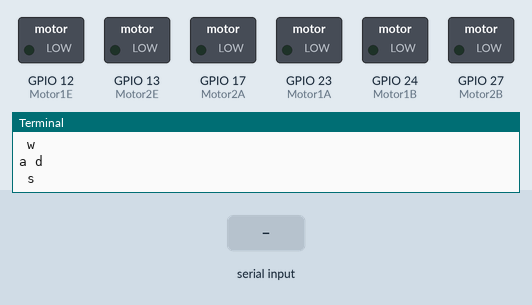
Recording of a program running on a simulated Raspberry Pi (BCM pin numbers). Parts: switched loads named in the program (green lamp = pin HIGH), the last lines printed to the terminal. Inputs (shaded band) come from the test bench.

Above: at 1.2 s.
1.3 s: "w" typed at the terminal, then Enter
At 1.6 s:
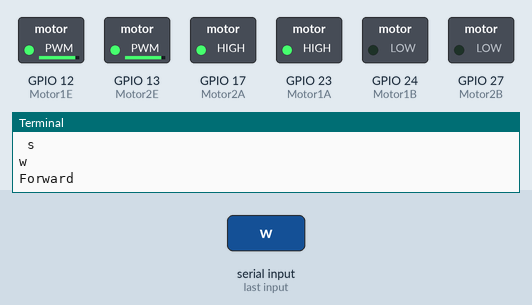
2.8 s: "s" typed at the terminal, then Enter
At 3.9 s:
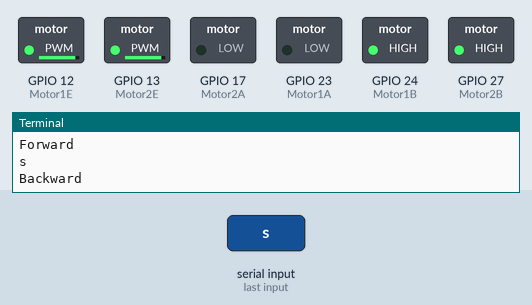
4.3 s: "d" typed at the terminal, then Enter
At 5.0 s:
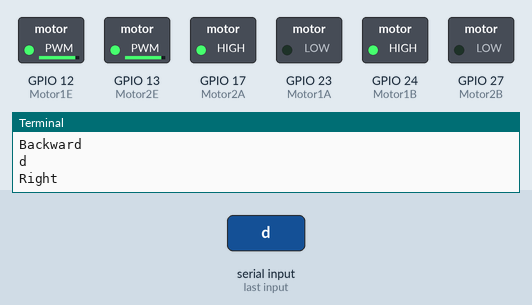
5.8 s: "a" typed at the terminal, then Enter
At 6.2 s:
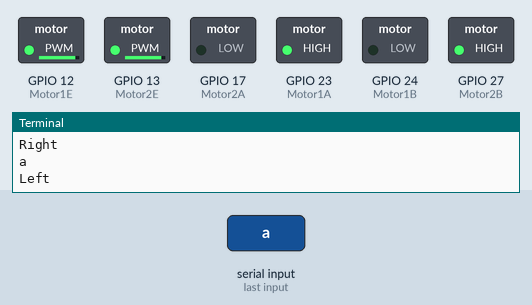
7.3 s: "e" typed at the terminal, then Enter
At 8.5 s:
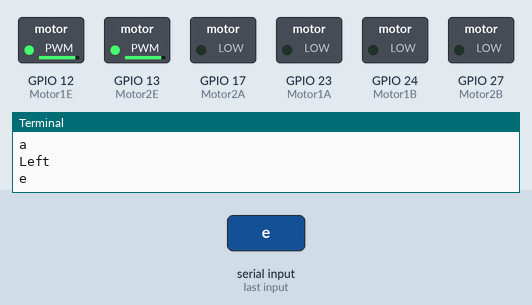
Timing chart, 0 to 9.8 s (numbered marks = the images above; inputs shaded):
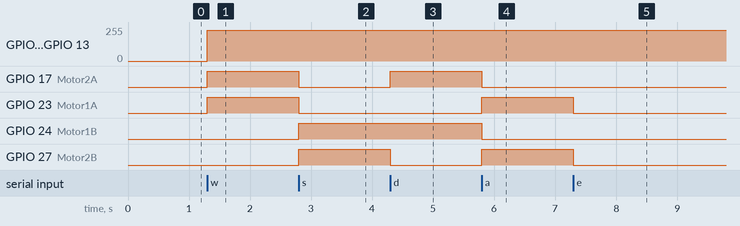

The program:

motorTeclado.py
```python
import RPi.GPIO as GPIO
from time import sleep

GPIO.setmode(GPIO.BCM)

Motor1A = 23
Motor1B = 24
Motor1E = 12
Motor2A = 17
Motor2B = 27
Motor2E = 13

GPIO.setup(Motor1E,GPIO.OUT)
GPIO.setup(Motor2E,GPIO.OUT)
GPIO.setup(Motor1A,GPIO.OUT)
GPIO.setup(Motor1B,GPIO.OUT)
GPIO.setup(Motor2A,GPIO.OUT)
GPIO.setup(Motor2B,GPIO.OUT)


print " w\na d\n s"

key = raw_input()

while(key != "q"):
        if(key == "w"):
            print "Forward"
            GPIO.output(Motor1A,GPIO.HIGH)
            GPIO.output(Motor1B,GPIO.LOW)
            GPIO.output(Motor2A,GPIO.HIGH)
            GPIO.output(Motor2B,GPIO.LOW)
            pwm1 = GPIO.PWM(Motor1E,1000)
            pwm2 = GPIO.PWM(Motor2E,1000)
            pwm1.start(90)
            pwm2.start(90)

            key = raw_input()
        elif(key == "s"):
                print "Backward"
                GPIO.output(Motor1B,GPIO.HIGH)
                GPIO.output(Motor1A,GPIO.LOW)
                GPIO.output(Motor2B,GPIO.HIGH)
                GPIO.output(Motor2A,GPIO.LOW)
                key = raw_input()
        elif(key == "d"):
                print "Right"
                GPIO.output(Motor1B,GPIO.HIGH)
                GPIO.output(Motor1A,GPIO.LOW)
                GPIO.output(Motor2B,GPIO.LOW)
                GPIO.output(Motor2A,GPIO.HIGH)
                key = raw_input()
        elif(key == "a"):
                print "Left"
                GPIO.output(Motor1B,GPIO.LOW)
                GPIO.output(Motor1A,GPIO.HIGH)
                GPIO.output(Motor2B,GPIO.HIGH)
                GPIO.output(Motor2A,GPIO.LOW)
                key = raw_input()
        elif(key == "e"):
                GPIO.output(Motor1B,GPIO.LOW)
                GPIO.output(Motor1A,GPIO.LOW)
                GPIO.output(Motor2B,GPIO.LOW)
                GPIO.output(Motor2A,GPIO.LOW)
                key = raw_input()
        else:
                key = raw_input()
print "Stopping motor"

GPIO.output(Motor1B,GPIO.LOW)
GPIO.output(Motor1A,GPIO.LOW)
GPIO.output(Motor2B,GPIO.LOW)
GPIO.output(Motor2A,GPIO.LOW)

GPIO.cleanup()
```

Measured:
- after the input at 1.3 s, GPIO 12 (Motor1E), GPIO 13 (Motor2E): 0/255 → 230/255 at once; GPIO 17 (Motor2A), GPIO 23 (Motor1A): LOW → HIGH at once
- after the input at 2.8 s, GPIO 17 (Motor2A), GPIO 23 (Motor1A): HIGH → LOW at once; GPIO 24 (Motor1B), GPIO 27 (Motor2B): LOW → HIGH at once
- after the input at 4.3 s, GPIO 17 (Motor2A): LOW → HIGH at once; GPIO 27 (Motor2B): HIGH → LOW at once
- after the input at 5.8 s, GPIO 17 (Motor2A), GPIO 24 (Motor1B): HIGH → LOW at once; GPIO 23 (Motor1A), GPIO 27 (Motor2B): LOW → HIGH at once
- after the input at 7.3 s, GPIO 23 (Motor1A), GPIO 27 (Motor2B): HIGH → LOW at once
